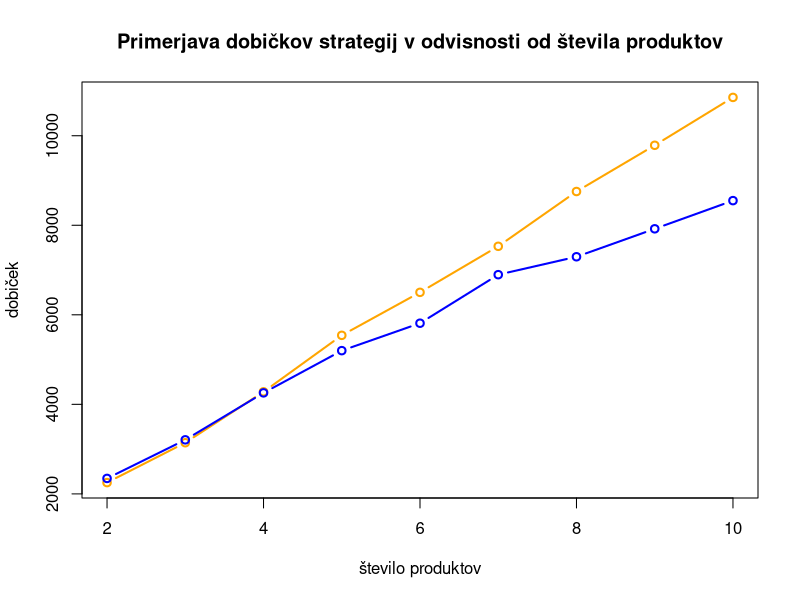

The R script that drew this image:
require(reshape2)

st_produktov <- c(2:10)
povprecja_ds <- c(2252.311818408007, 3143.1831609044366, 4280.116962968127, 5541.585444746526, 6501.973186455406, 7530.25347214121, 8754.290465617662, 9786.694783226574, 10856.17098199368)
povprecja_ss <- c(2345.602636111844, 3207.5533302456315, 4256.5370910694555, 5199.690682474628, 5812.365118850423, 6896.47033920601, 7296.699005079152, 7921.030172898909, 8550.78511195774)

povprecja <- data.frame(st_produktov, povprecja_ds, povprecja_ss)
colnames(povprecja) <- c('st','ds','ss')

plot(povprecja$st, povprecja$ds, 'b', 
     main = 'Primerjava dobičkov strategij v odvisnosti od števila produktov',
     xlab = 'število produktov',
     ylab = 'dobiček',
     col = 'orange',
     lwd = 2)
lines(povprecja$st, povprecja$ss, 'b', add = TRUE,
     col = 'blue',
     lwd = 2)